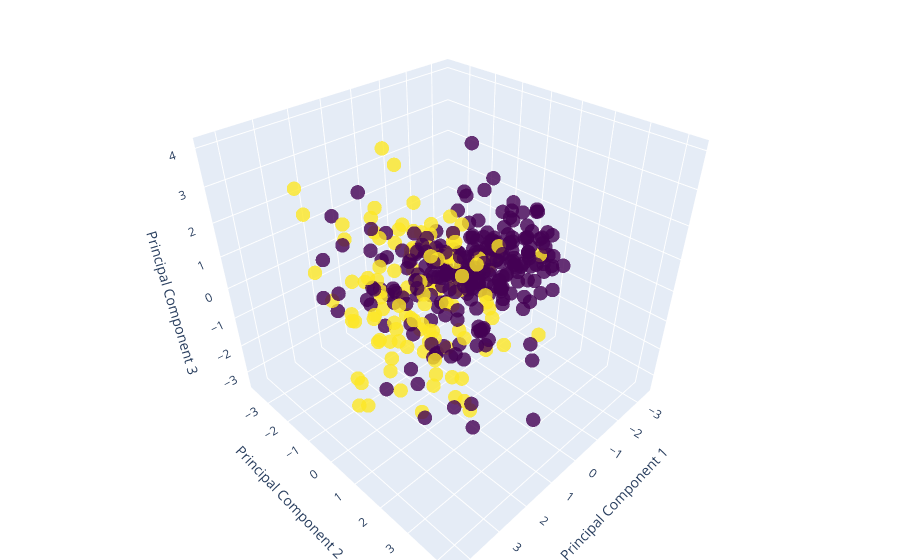

Source (notebook cell):
### Code cell
x_values = principalDf['principal component 1']
y_values = principalDf['principal component 2']
z_values = principalDf['principal component 3']
colors = new_df['Outcome'] 

# Create a 3D scatter plot
fig = go.Figure(data=[go.Scatter3d(
    x=x_values,
    y=y_values,
    z=z_values,
    mode='markers',
    marker=dict(
        size=5,
        color=colors,                
        colorscale='Viridis',  
        opacity=0.8
    )
)])


fig.update_layout(
    title='3D PCA Plot',
    scene = dict(
        xaxis_title='Principal Component 1',
        yaxis_title='Principal Component 2',
        zaxis_title='Principal Component 3'
    ),
    margin=dict(r=0, b=0, l=0, t=0)  
)


fig.show()

### Figure 1 — Plotly figure (JSON) as saved in the notebook; plotly's stock layout.template omitted (floating-point values rounded to 4 significant figures; data arrays with more than 128 entries replaced by an {"elided": "..."} marker saying what was removed)
{"data": [{"marker": {"color": {"elided": "383 int values"}, "colorscale": [[0, "#440154"], [0.1111, "#482878"], [0.2222, "#3e4989"], [0.3333, "#31688e"], [0.4444, "#26828e"], [0.5556, "#1f9e89"], [0.6667, "#35b779"], [0.7778, "#6ece58"], [0.8889, "#b5de2b"], [1, "#fde725"]], "opacity": 0.8, "size": 5}, "mode": "markers", "type": "scatter3d", "x": {"elided": "383 float values"}, "y": {"elided": "383 float values"}, "z": {"elided": "383 float values"}}], "layout": {"margin": {"b": 0, "l": 0, "r": 0, "t": 0}, "scene": {"xaxis": {"title": {"text": "Principal Component 1"}}, "yaxis": {"title": {"text": "Principal Component 2"}}, "zaxis": {"title": {"text": "Principal Component 3"}}}, "title": {"text": "3D PCA Plot"}}}
